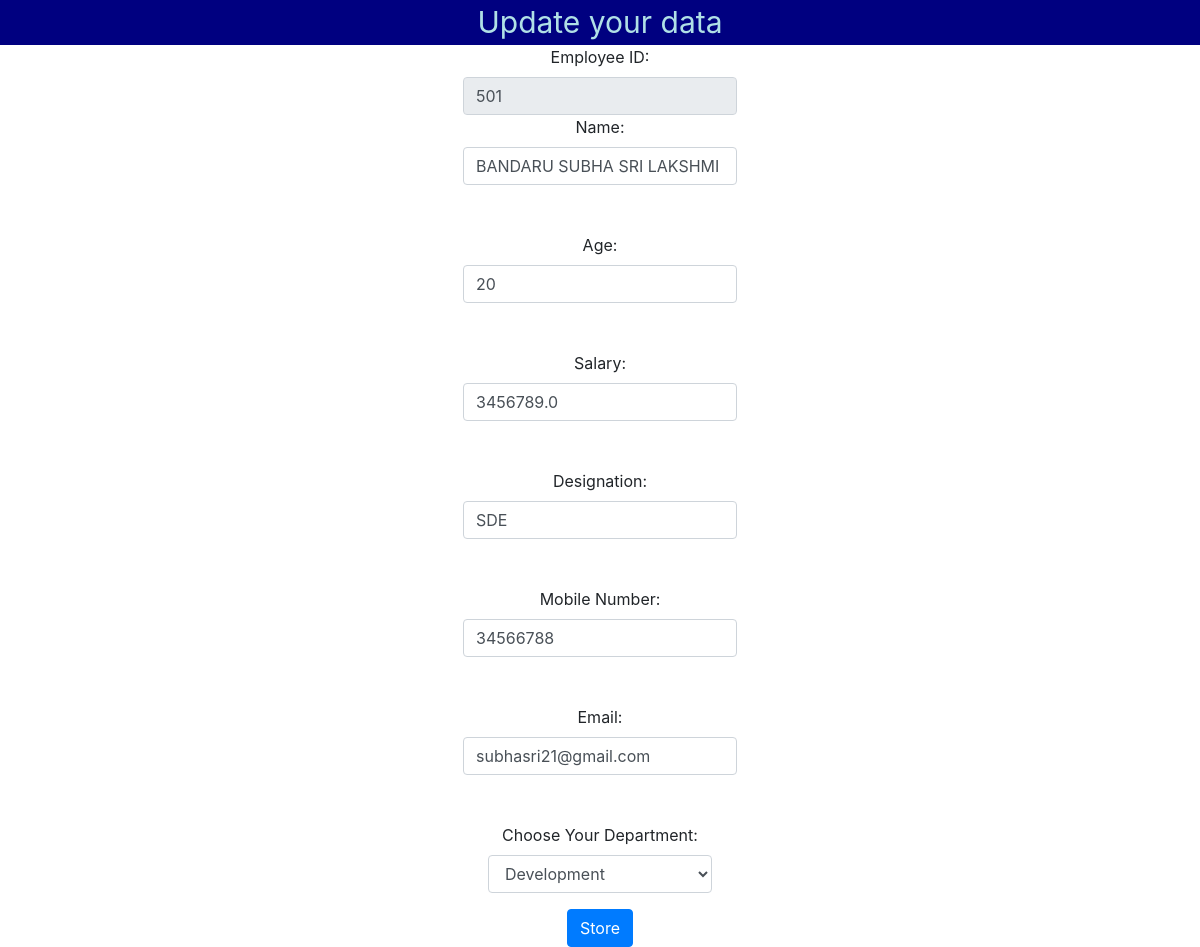
Page /update/501/ on the committed database.
### app1/models.py (models this page shows)
class Emp(models.Model):
	department=[('Tesing','Testing'),('System Administration','System Administration'),('Network Administration','Network Administration'),('Development','Development')]
	empid=models.IntegerField(null=False,primary_key=True)
	name=models.CharField(max_length=50,null=True)
	age=models.IntegerField(null=True)
	salary=models.FloatField(null=True)
	desig=models.CharField(max_length=50,null=True)
	phno=models.IntegerField(null=True)
	email=models.EmailField(max_length=50,null=True)
	dept=models.CharField(max_length=50,null=True,choices=department)

### app1/views.py (the view, shortened to what this page needs)
# urls.py: path('update/<int:empid>/',views.update,name="update"),
def update(request,empid):
	data=Emp.objects.get(empid=empid)
	return render(request,'app1/update.html',{"mydata":data})

### app1/templates/app1/update.html (shortened to what this page needs)
{% load static %}
<!DOCTYPE html>
<html>
<head>
	<link rel="stylesheet" type="text/css" href="{% static 'css/bootstrap.min.css' %}">
</head>
<body>
<center>
	<marquee style="color: powderblue;font-size: 30px;background-color: navy;">Update your data</marquee>
	<form action="{% url 'update' mydata.empid %}" method='POST' class='form'>
	<div class="form-group">
		<label for="empid">Employee ID: </label>
	<input type="number" name="empid" id="empid" readonly class="form-control" value="{{mydata.empid}}" style="width: max-content;">
	<label for="name">Name: </label>
	<input type="text" name="name" maxlength="30" id="name" value="{{mydata.name}}" class="form-control" style="width: max-content;">
	<br><br>
	<label for="age">Age: </label>
	<input type="number" name="age" id="age" value="{{mydata.age}}" class="form-control" style="width: max-content;">
	<br><br>
	<label for="salary">Salary: </label>
	<input type="number" name="salary" id="salary" class="form-control" value="{{mydata.salary}}" style="width: max-content;">
	<br><br>
	<label for="desig">Designation: </label>
	<input type="text" name="desig" id="desig"  class="form-control" value="{{mydata.desig}}"style="width: max-content;">
	<br><br>
	<label for="phno">Mobile Number: </label>
	<input type="tel" name="phno" id='phno' class="form-control" value="{{mydata.phno}}"style="width: max-content;">
	<br><br>
	<label for="email">Email: </label>
	<input type="email" name="email" id="email"  class="form-control" value="{{mydata.email}}"style="width: max-content;">
	<br><br>
	<label for="dept">Choose Your Department:</label>
  <select name="dept" id="dept" class="form-control" style="width: max-content">
{% if mydata.dept == "Development" %}
<option value="Development" selected >Development</option>
{% else %}
<option value="Development"  >Development</option>
{% endif %}
  </select>
</div>
	<input type="submit" name="store" value="Store" class="btn btn-primary">
</form>
</center>
</body>
</html>

### rows in the picture
Emp: empid "501", name "BANDARU SUBHA SRI LAKSHMI", age "20", salary "3456789.0", desig "SDE", phno "34566788", email "subhasri21@gmail.com", dept "Development"
